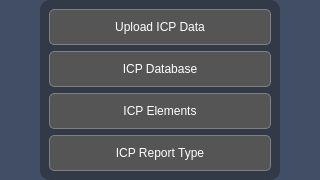
             <widget class="QWidget" name="icpMenu">
              <layout class="QVBoxLayout" name="verticalLayout_4">
               <property name="leftMargin">
                <number>0</number>
               </property>
               <property name="topMargin">
                <number>0</number>
               </property>
               <property name="rightMargin">
                <number>0</number>
               </property>
               <property name="bottomMargin">
                <number>0</number>
               </property>
               <item>
                <widget class="QWidget" name="widget" native="true">
                 <property name="styleSheet">
                  <string notr="true">QWidget {
	background-color: rgb(66, 78, 101);
}

QPushButton {
	padding: 10px;
	width:200px;
	border:none; 
	background-color: rgb(182, 186, 185)
}

QPushButton:hover{
	background-color: rgb(180, 180, 180)
}

</string>
                 </property>
                 <layout class="QHBoxLayout" name="horizontalLayout_8">
                  <property name="leftMargin">
                   <number>0</number>
                  </property>
                  <property name="topMargin">
                   <number>0</number>
                  </property>
                  <property name="rightMargin">
                   <number>0</number>
                  </property>
                  <property name="bottomMargin">
                   <number>0</number>
                  </property>
                  <item>
                   <spacer name="horizontalSpacer_3">
                    <property name="orientation">
                     <enum>Qt::Horizontal</enum>
                    </property>
                    <property name="sizeHint" stdset="0">
                     <size>
                      <width>40</width>
                      <height>20</height>
                     </size>
                    </property>
                   </spacer>
                  </item>
                  <item alignment="Qt::AlignVCenter">
                   <widget class="QWidget" name="widget_10" native="true">
                    <property name="styleSheet">
                     <string notr="true">QWidget{ 
	background-color: #323a47;
	color:white; 
}
QWidget#widget_10 {
	border-radius: 10px; 
}

 QPushButton { 
	border: 1px solid gray; 
	border-radius: 5px;
	color:white; 
	background-color: #555555
} 

QPushButton::hover {
	background-color: rgb(107, 108, 108);
}</string>
                    </property>
                    <layout class="QVBoxLayout" name="verticalLayout_3">
                     <item>
                      <widget class="QPushButton" name="icpUploadBtn">
                       <property name="text">
                        <string>Upload ICP Data</string>
                       </property>
                       <property name="checkable">
                        <bool>true</bool>
                       </property>
                      </widget>
                     </item>
                     <item>
                      <widget class="QPushButton" name="icpDatabaseBtn">
                       <property name="text">
                        <string>ICP Database</string>
                       </property>
                       <property name="checkable">
                        <bool>true</bool>
                       </property>
                      </widget>
                     </item>
                     <item>
                      <widget class="QPushButton" name="icpElementsBtn">
                       <property name="text">
                        <string>ICP Elements</string>
                       </property>
                       <property name="checkable">
                        <bool>true</bool>
                       </property>
                      </widget>
                     </item>
                     <item>
                      <widget class="QPushButton" name="icpReportBtn">
                       <property name="text">
                        <string>ICP Report Type</string>
                       </property>
                       <property name="checkable">
                        <bool>true</bool>
                       </property>
                      </widget>
                     </item>
                    </layout>
                   </widget>
                  </item>
                  <item>
                   <spacer name="horizontalSpacer_4">
                    <property name="orientation">
                     <enum>Qt::Horizontal</enum>
                    </property>
                    <property name="sizeHint" stdset="0">
                     <size>
                      <width>40</width>
                      <height>20</height>
                     </size>
                    </property>
                   </spacer>
                  </item>
                 </layout>
                </widget>
               </item>
              </layout>
             </widget>
